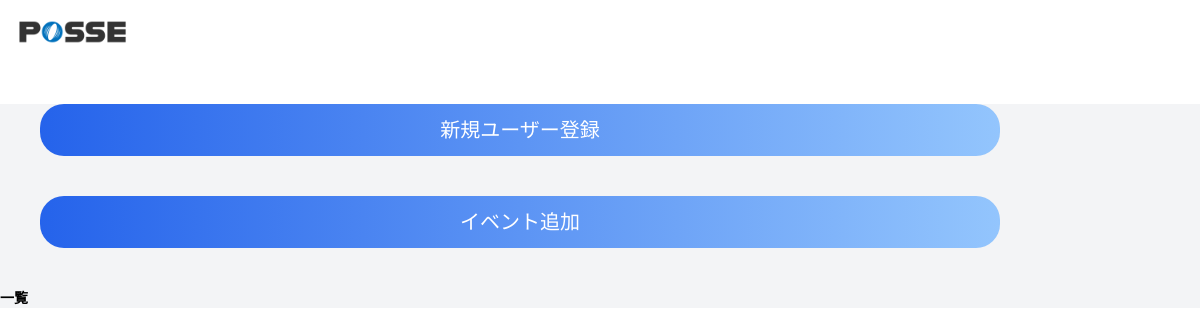
The app's page /admin.php, older data.
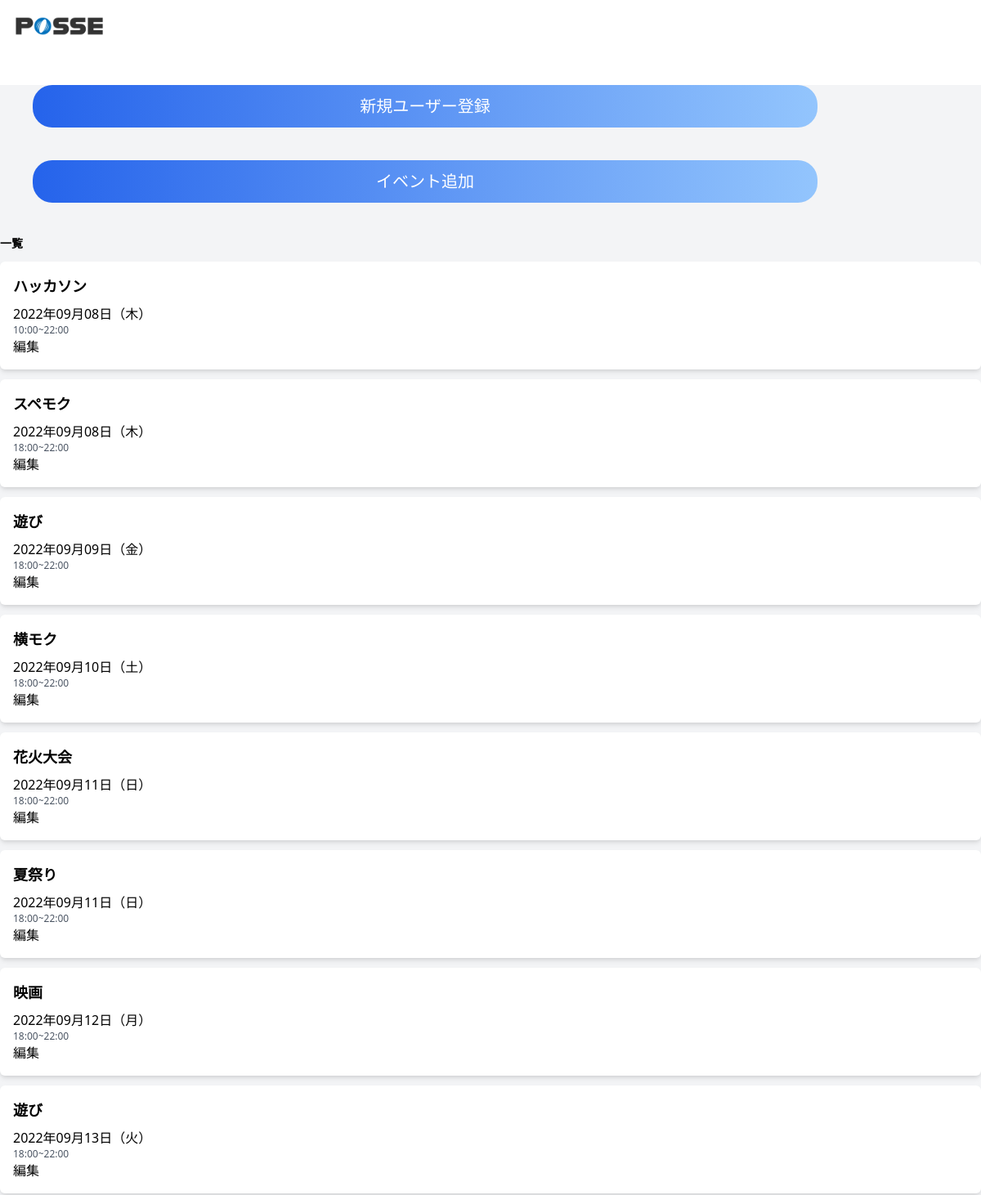
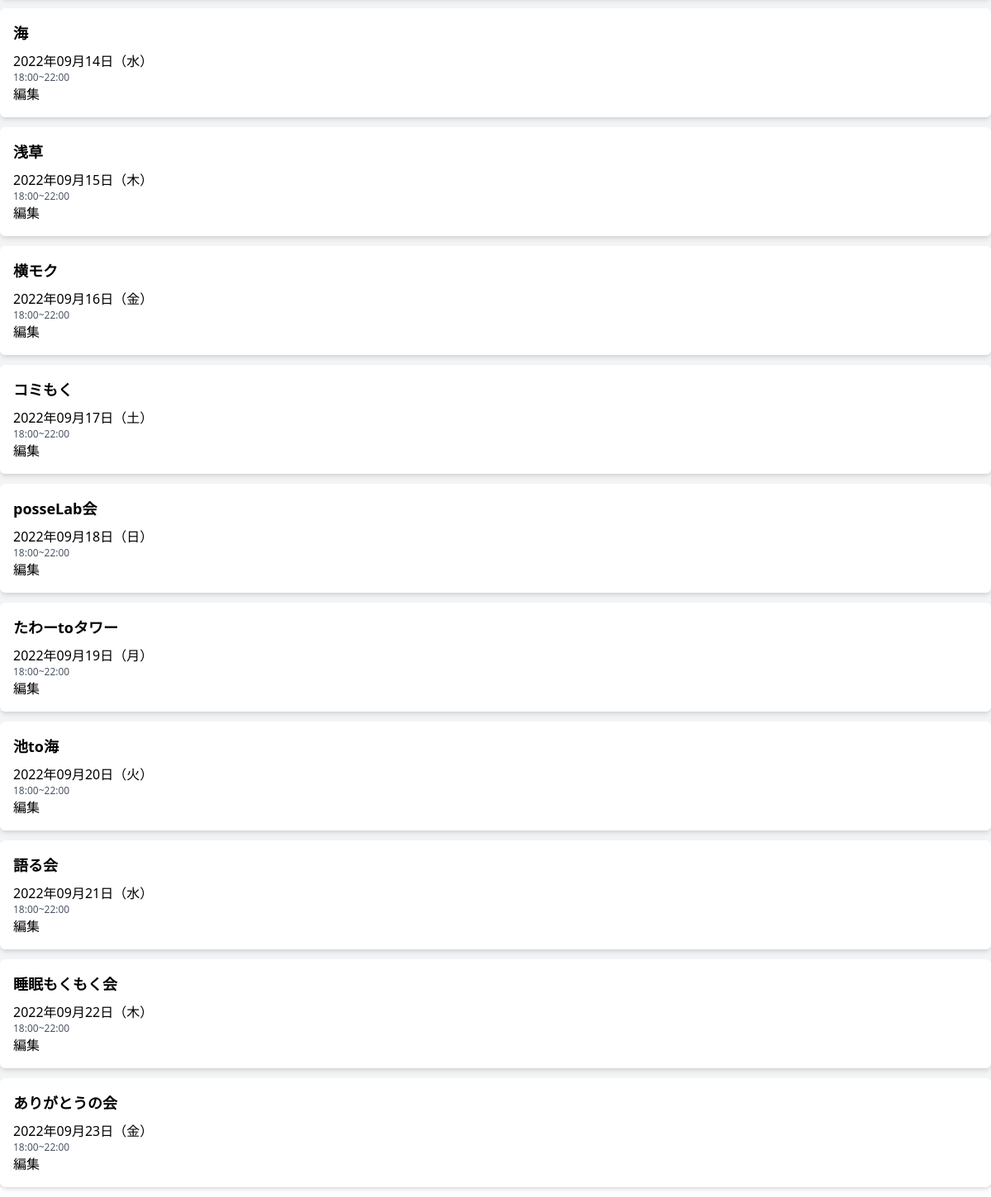
The same page, newer data (2 pictures, top to bottom).
### tables this page shows
CREATE TABLE events (
  id INT AUTO_INCREMENT NOT NULL PRIMARY KEY,
  name VARCHAR(10) NOT NULL,
  start_at DATETIME NOT NULL,
  end_at DATETIME NOT NULL,
  detail TEXT,
  created_at DATETIME DEFAULT CURRENT_TIMESTAMP,
  updated_at DATETIME DEFAULT CURRENT_TIMESTAMP ON UPDATE CURRENT_TIMESTAMP,
  deleted_at DATETIME
);

### src/admin.php (the view, shortened to what this page needs)
<?php
require('dbconnect.php');
$stmt = $db->query('SELECT events.id, events.name, events.start_at, events.end_at FROM events LEFT JOIN event_attendance ON events.id = event_attendance.event_id GROUP BY events.id  ORDER BY start_at ASC');
$stmt->execute();
$events = $stmt->fetchAll();
function get_day_of_week($w)
{
  $day_of_week_list = ['日', '月', '火', '水', '木', '金', '土'];
  return $day_of_week_list["$w"];
}
?>
<!DOCTYPE html>
<html lang="ja">
<head>
  <link href="https://unpkg.com/tailwindcss@^2/dist/tailwind.min.css" rel="stylesheet">
</head>
<body>
  <header class="h-16">
    <div class="flex justify-between items-center w-full h-full mx-auto pl-2 pr-5">
      <div class="h-full">
        <img src="img/header-logo.png" alt="" class="h-full">
      </div>
    </div>
  </header>
  <main class="bg-gray-100">
    <nav>
      <a href="./auth/login/signup.php">
        <div class="cursor-pointer w-4/5 p-3 m-10 text-xl text-white bg-blue-400 rounded-3xl bg-gradient-to-r from-blue-600 to-blue-300 flex items-center justify-center">
          新規ユーザー登録
        </div>
      </a>
      <a href="./event_add.php">
        <div class="cursor-pointer w-4/5 p-3 m-10 text-xl text-white bg-blue-400 rounded-3xl bg-gradient-to-r from-blue-600 to-blue-300 flex items-center justify-center">
          イベント追加
        </div>
      </a>
    </nav>
    <div id="events-list">
      <div class="flex justify-between items-center mb-3">
        <h2 class="text-sm font-bold">一覧</h2>
      </div>
      <?php foreach ($events as $event) : ?>
        <?php
        $start_date = strtotime($event['start_at']);
        $end_date = strtotime($event['end_at']);
        $day_of_week = get_day_of_week(date("w", $start_date));
        $today = strtotime("today");
        if ($start_date < $today) {
          continue;
        };
        ?>
        <div class="modal-open bg-white mb-3 p-4 flex justify-between rounded-md shadow-md cursor-pointer" id="event-<?php echo $event['id']; ?>">
          <div>
            <h3 class="font-bold text-lg mb-2"><?php echo $event['name'] ?></h3>
            <p><?php echo date("Y年m月d日（${day_of_week}）", $start_date); ?></p>
            <p class="text-xs text-gray-600">
              <?php echo date("H:i", $start_date) . "~" . date("H:i", $end_date); ?>
            </p>
            <a href="./event_edit.php?id=<?= $event['id'] ?>">編集</a>
          </div>
        </div>
      <?php endforeach; ?>
    </div>
  </main>
</body>
</html>

Row changes from the older to the newer data that the page shows:
now on this page (row edited): events: name "ハッカソン", start_at "2022年09月08日（木）", start_at "10:00", end_at "22:00"
now on this page (row edited): events: name "スペモク", start_at "2022年09月08日（木）", start_at "18:00", end_at "22:00"
now on this page (row edited): events: name "遊び", start_at "2022年09月09日（金）", start_at "18:00", end_at "22:00"
now on this page (row edited): events: name "横モク", start_at "2022年09月10日（土）", start_at "18:00", end_at "22:00"
now on this page (row edited): events: name "花火大会", start_at "2022年09月11日（日）", start_at "18:00", end_at "22:00"
now on this page (row edited): events: name "夏祭り", start_at "2022年09月11日（日）", start_at "18:00", end_at "22:00"
now on this page (row edited): events: name "映画", start_at "2022年09月12日（月）", start_at "18:00", end_at "22:00"
now on this page (row edited): events: name "遊び", start_at "2022年09月13日（火）", start_at "18:00", end_at "22:00"
now on this page (row edited): events: name "海", start_at "2022年09月14日（水）", start_at "18:00", end_at "22:00"
now on this page (row edited): events: name "浅草", start_at "2022年09月15日（木）", start_at "18:00", end_at "22:00"
now on this page (row edited): events: name "横モク", start_at "2022年09月16日（金）", start_at "18:00", end_at "22:00"
now on this page (row edited): events: name "コミもく", start_at "2022年09月17日（土）", start_at "18:00", end_at "22:00"
now on this page (row edited): events: name "posseLab会", start_at "2022年09月18日（日）", start_at "18:00", end_at "22:00"
now on this page (row edited): events: name "たわーtoタワー", start_at "2022年09月19日（月）", start_at "18:00", end_at "22:00"
added events: name "池to海", start_at "2022年09月20日（火）", start_at "18:00", end_at "22:00"
added events: name "語る会", start_at "2022年09月21日（水）", start_at "18:00", end_at "22:00"
added events: name "睡眠もくもく会", start_at "2022年09月22日（木）", start_at "18:00", end_at "22:00"
added events: name "ありがとうの会", start_at "2022年09月23日（金）", start_at "18:00", end_at "22:00"
